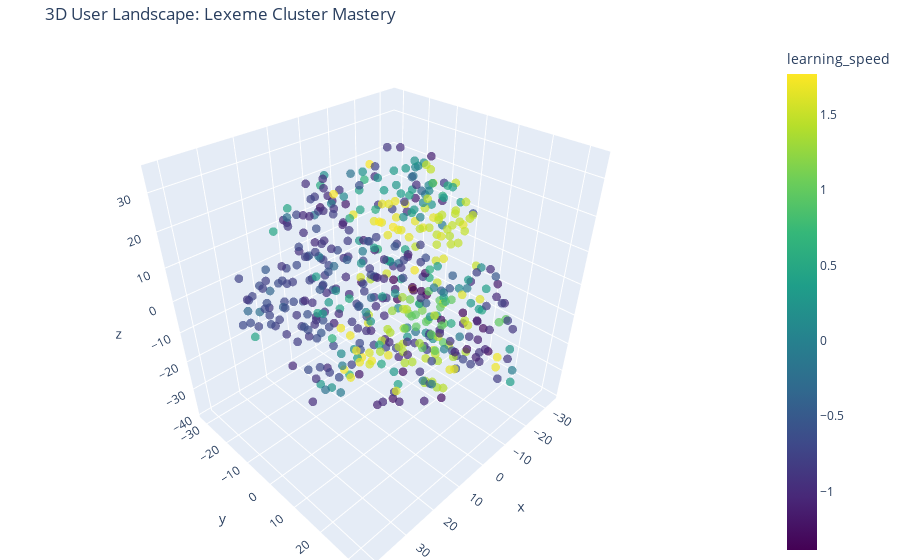

Write notebook code for a chart like this one.
### Markdown cell above
### Using 'learning_speed' as clustering color show the distribution of all users

### Code cell
from sklearn.manifold import TSNE

# Use scaled data
df_scaled = pd.read_csv('/Volumes/andy_SSD/KUL/Datathon_Duolingo/duolingo_datathon/data/user_fingerprint_B_lex_clusters_scaled.csv')

ability_cols = [col for col in df_scaled.columns if '_ability' in col]
seen_cols = sorted([col for col in df.columns if 'seen' in col and col != 'max_history_seen'])
target_cols = ability_cols + seen_cols

tsne_3d = TSNE(n_components=3, random_state=42, perplexity=30)
user_emb_3d = tsne_3d.fit_transform(df_scaled[target_cols].head(500))

plot_df = pd.DataFrame(user_emb_3d, columns=['x', 'y', 'z'])
plot_df['learning_speed'] = df_scaled['learning_speed'].head(500).values
plot_df['user_id'] = df_scaled['user_id'].head(500).values

fig = px.scatter_3d(
    plot_df, 
    x='x', y='y', z='z',
    color='learning_speed',
    color_continuous_scale='viridis',
    hover_data=['user_id'],
    title='3D User Landscape: Lexeme Cluster Mastery',
    opacity=0.7
)

fig.update_traces(marker=dict(size=3))
fig.update_layout(margin=dict(l=0, r=0, b=0, t=40))
fig.show()

### Figure 1 — Plotly figure (JSON) as saved in the notebook; plotly's stock layout.template omitted (floating-point values rounded to 4 significant figures; data arrays with more than 128 entries replaced by an {"elided": "..."} marker saying what was removed)
{"data": [{"customdata": {"elided": "500x1 str values"}, "hovertemplate": "x=%{x}<br>y=%{y}<br>z=%{z}<br>user_id=%{customdata[0]}<br>learning_speed=%{marker.color}<extra></extra>", "legendgroup": "", "marker": {"color": {"elided": "500 float values"}, "coloraxis": "coloraxis", "opacity": 0.7, "size": 3, "symbol": "circle"}, "mode": "markers", "name": "", "scene": "scene", "showlegend": false, "type": "scatter3d", "x": {"elided": "500 float values"}, "y": {"elided": "500 float values"}, "z": {"elided": "500 float values"}}], "layout": {"coloraxis": {"colorbar": {"title": {"text": "learning_speed"}}, "colorscale": [[0, "#440154"], [0.1111, "#482878"], [0.2222, "#3e4989"], [0.3333, "#31688e"], [0.4444, "#26828e"], [0.5556, "#1f9e89"], [0.6667, "#35b779"], [0.7778, "#6ece58"], [0.8889, "#b5de2b"], [1, "#fde725"]]}, "legend": {"tracegroupgap": 0}, "margin": {"b": 0, "l": 0, "r": 0, "t": 40}, "scene": {"domain": {"x": [0, 1], "y": [0, 1]}, "xaxis": {"title": {"text": "x"}}, "yaxis": {"title": {"text": "y"}}, "zaxis": {"title": {"text": "z"}}}, "title": {"text": "3D User Landscape: Lexeme Cluster Mastery"}}}
